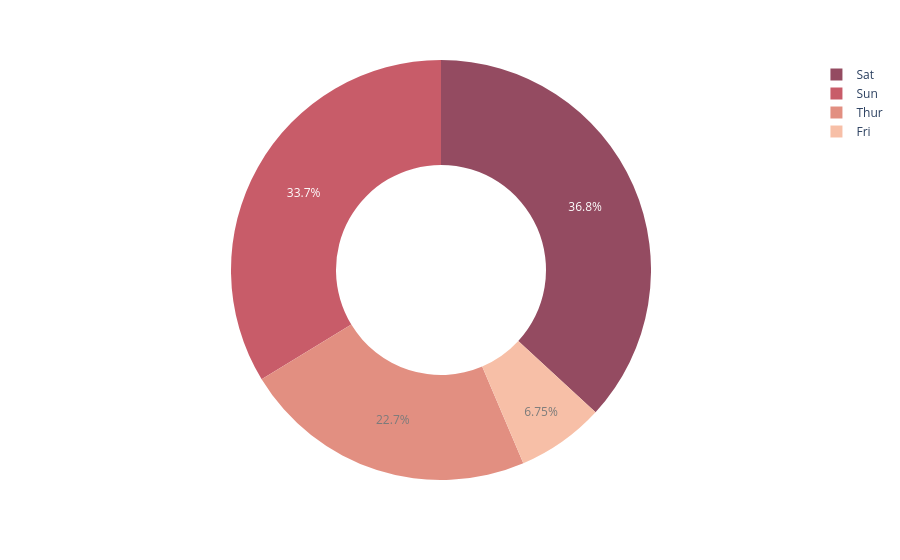

The code cell stored with this chart in its notebook:
### Markdown cell above
color: Used to color the bars.\
facet_row: Divides the graph into rows according to the data passed\
facet_col: Divides the graph into columns according to the data passed

### Code cell
import plotly.express as px

df = px.data.tips()

fig = px.pie(df, values="total_bill", names="day",
             color_discrete_sequence=px.colors.sequential.RdBu,
             opacity=0.7, hole=0.5)
fig.show()

### Figure 1 — Plotly figure (JSON) as saved in the notebook; plotly's stock layout.template omitted (floating-point values rounded to 4 significant figures; data arrays with more than 128 entries replaced by an {"elided": "..."} marker saying what was removed)
{"data": [{"domain": {"x": [0, 1], "y": [0, 1]}, "hole": 0.5, "hovertemplate": "day=%{label}<br>total_bill=%{value}<extra></extra>", "labels": {"elided": "244 str values"}, "legendgroup": "", "name": "", "opacity": 0.7, "showlegend": true, "type": "pie", "values": {"elided": "244 float values"}}], "layout": {"legend": {"tracegroupgap": 0}, "margin": {"t": 60}, "piecolorway": ["rgb(103,0,31)", "rgb(178,24,43)", "rgb(214,96,77)", "rgb(244,165,130)", "rgb(253,219,199)", "rgb(247,247,247)", "rgb(209,229,240)", "rgb(146,197,222)", "rgb(67,147,195)", "rgb(33,102,172)", "rgb(5,48,97)"]}}
